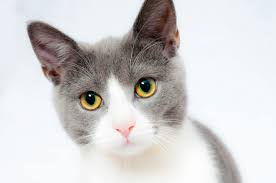
#> input picture Photos/Cat.jpeg, 276 x 183 px
$ python transformation.py
#> lines starting #> are read from the running program, lines starting #| are printed output that depends on the picture


import cv2 as cv
import numpy as np

img = cv.imread('Photos/Cat.jpeg')
#> img is the input picture: shape (183, 276, 3); mean B, G, R 208.1, 207.9, 209.7
cv.imshow('Cat', img)


# translation
def translate(img, x, y):
#> called with x = -100, y = -50
    transMat = np.float32([[1, 0, x], [0, 1, y]])
    dimensions = (img.shape[1], img.shape[0])
#> dimensions = (276, 183)

    return cv.warpAffine(img, transMat, dimensions)
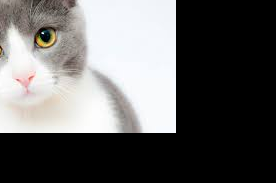
#> returned value: shape (183, 276, 3); mean of channels 0, 1, 2 98.4, 99, 99.9; drawn as B, G, R

# -x --> Left
# -y --> Up
# x --> Right
# y --> Down


translatedImg = translate(img, -100, -50)
cv.imshow('Translated Image',translatedImg)

# Rotation
def rotate(img, angel, rotPoint=None):
#> called with angel = 45
    (height, width) = img.shape[:2]
#> height = 183; width = 276
    if rotPoint is None:
        rotPoint = (width//2, height//2)
#> rotPoint = (138, 91)

    rotMat = cv.getRotationMatrix2D(rotPoint, angel, 1.0)
    dimensions = (width, height)
#> dimensions = (276, 183)

    return cv.warpAffine(img, rotMat, dimensions)
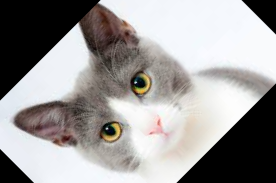
#> returned value: shape (183, 276, 3); mean of channels 0, 1, 2 152.7, 153.5, 155.9; drawn as B, G, R

rotatedImg = rotate(img, 45)
cv.imshow('Rotated Image', rotatedImg)

# Resize image
resize = cv.resize(img, (500, 400), interpolation=cv.INTER_CUBIC)
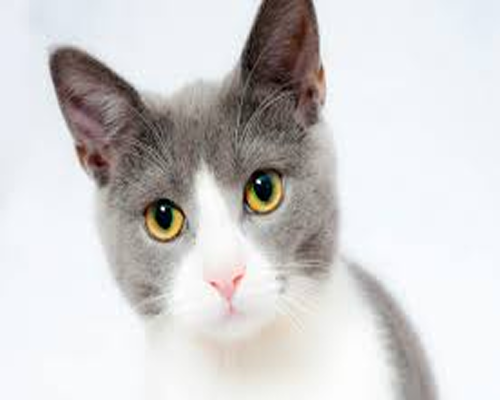
#> resize: shape (400, 500, 3); mean B, G, R 208.1, 207.9, 209.7
cv.imshow("Resized image", resize)

# flipping
flip = cv.flip(img, 1)
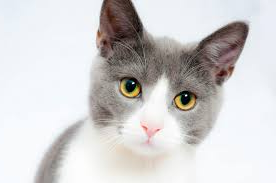
#> flip: shape (183, 276, 3); mean B, G, R 208.1, 207.9, 209.7
cv.imshow("Flipped image", flip)

# Cropped
cropped = img[50:200, 200:400]
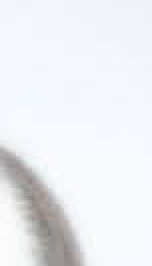
#> cropped: shape (133, 76, 3) (shown 2 times larger); mean B, G, R 241.5, 238.3, 236.6
cv.imshow("Cropped image", cropped)


cv.waitKey(0)
